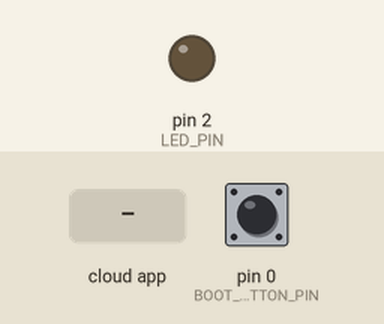
Simulated run of this sketch. Board: Arduino Uno, built with avr-gcc and run on an emulated ATmega328P. On the bench: output pins drawn as LEDs (lit = HIGH). Inputs (shaded band) come from the test bench; at power-on: pin 0 (BOOT_BUTTON_PIN) HIGH. The ROS host is connected and sends only what is stated.

Above: at 3.2 s.
3.3 s: the phone or cloud app sets emergency_stop to 1
At 3.7 s:
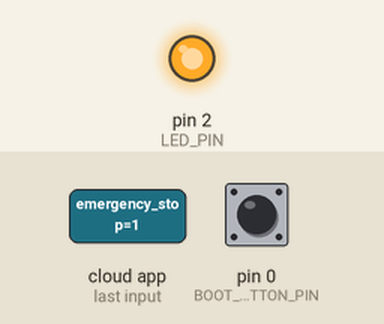
4.8 s: the phone or cloud app sets emergency_stop to 0
At 5.2 s:
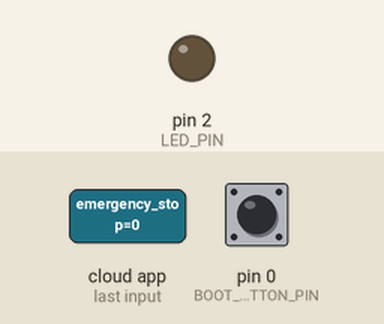
Timing chart, 0 to 7.8 s (numbered marks = the images above; inputs shaded):
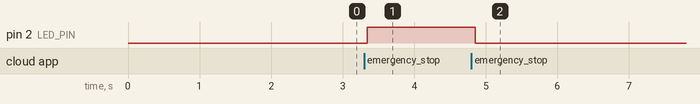

Measured:
- after the input at 3.3 s, pin 2 (LED_PIN): LOW → HIGH at once
- after the input at 4.8 s, pin 2 (LED_PIN): HIGH → LOW after 0.05 s

The sketch:

ros_test.ino
```cpp
#include <micro_ros_arduino.h>
#include <stdio.h>
#include <rcl/rcl.h>
#include <rcl/error_handling.h>
#include <rclc/rclc.h>
#include <rclc/executor.h>
#include <geometry_msgs/msg/twist.h>
#include <std_msgs/msg/bool.h>

// Definitions
#define BOOT_BUTTON_PIN 0
#define LED_PIN 2

// ROS Objects
rcl_publisher_t publisher;
rcl_subscription_t subscriber;
geometry_msgs__msg__Twist twist_msg;
std_msgs__msg__Bool stop_msg;

rclc_executor_t executor;
rclc_support_t support;
rcl_allocator_t allocator;
rcl_node_t node;

bool emergency_stop_active = false;

// Error handling
#define RCCHECK(fn) { rcl_ret_t temp_rc = fn; if((temp_rc != RCL_RET_OK)){}}
#define RCSOFTCHECK(fn) { rcl_ret_t temp_rc = fn; if((temp_rc != RCL_RET_OK)){}}

// Callback: Runs when Laptop sends a command to 'emergency_stop'
void stop_callback(const void * msgin)
{
  const std_msgs__msg__Bool * msg = (const std_msgs__msg__Bool *)msgin;
  emergency_stop_active = msg->data;
}

void setup() {
  set_microros_transports();
  pinMode(BOOT_BUTTON_PIN, INPUT_PULLUP);
  pinMode(LED_PIN, OUTPUT);
  delay(2000);

  allocator = rcl_get_default_allocator();
  RCCHECK(rclc_support_init(&support, 0, NULL, &allocator));
  RCCHECK(rclc_node_init_default(&node, "esp32_safety_node", "", &support));

  // 1. Publisher (Controls Turtle)
  RCCHECK(rclc_publisher_init_default(
    &publisher,
    &node,
    ROSIDL_GET_MSG_TYPE_SUPPORT(geometry_msgs, msg, Twist),
    "/turtle1/cmd_vel"));

  // 2. Subscriber (Listens for Emergency Stop)
  RCCHECK(rclc_subscription_init_default(
    &subscriber,
    &node,
    ROSIDL_GET_MSG_TYPE_SUPPORT(std_msgs, msg, Bool),
    "emergency_stop"));

  // Executor handles both Publisher and Subscriber
  RCCHECK(rclc_executor_init(&executor, &support.context, 1, &allocator));
  RCCHECK(rclc_executor_add_subscription(&executor, &subscriber, &stop_msg, &stop_callback, ON_NEW_DATA));

  // Initialize Twist
  twist_msg.linear.x = 0; twist_msg.linear.y = 0; twist_msg.linear.z = 0;
  twist_msg.angular.x = 0; twist_msg.angular.y = 0; twist_msg.angular.z = 0;
}

void loop() {
  // Check for incoming messages (Stop Signal)
  RCCHECK(rclc_executor_spin_some(&executor, RCL_MS_TO_NS(10)));

  if (emergency_stop_active) {
    // SAFETY MODE: Stop everything, turn on Warning LED
    twist_msg.linear.x = 0.0;
    twist_msg.angular.z = 0.0;
    digitalWrite(LED_PIN, HIGH); // LED ON = DANGER/STOP
  }
  else {
    // NORMAL MODE: Button controls turtle
    digitalWrite(LED_PIN, LOW); // LED OFF = Safe

    if (digitalRead(BOOT_BUTTON_PIN) == LOW) {
      twist_msg.linear.x = 2.0;
      twist_msg.angular.z = 1.5;
    } else {
      twist_msg.linear.x = 0.0;
      twist_msg.angular.z = 0.0;
    }
  }

  // Send the command
  RCSOFTCHECK(rcl_publish(&publisher, &twist_msg, NULL));
  delay(50);
}
```
